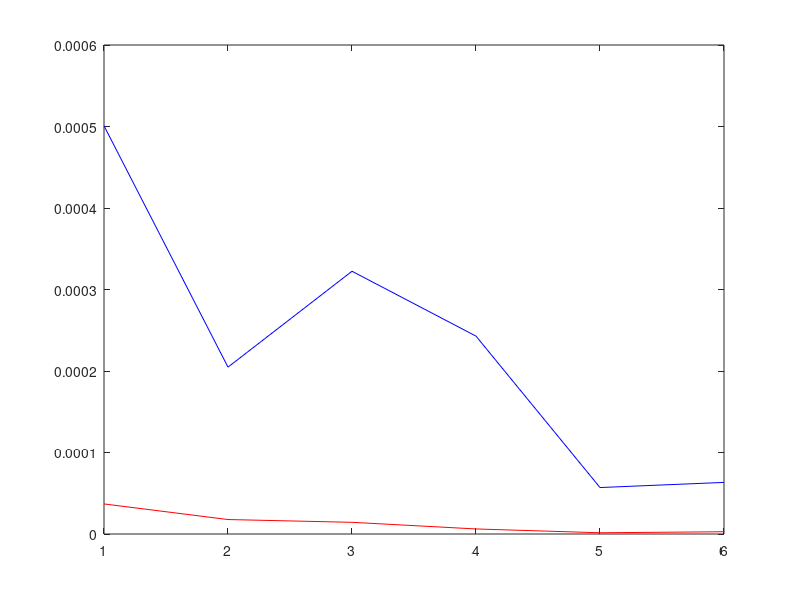
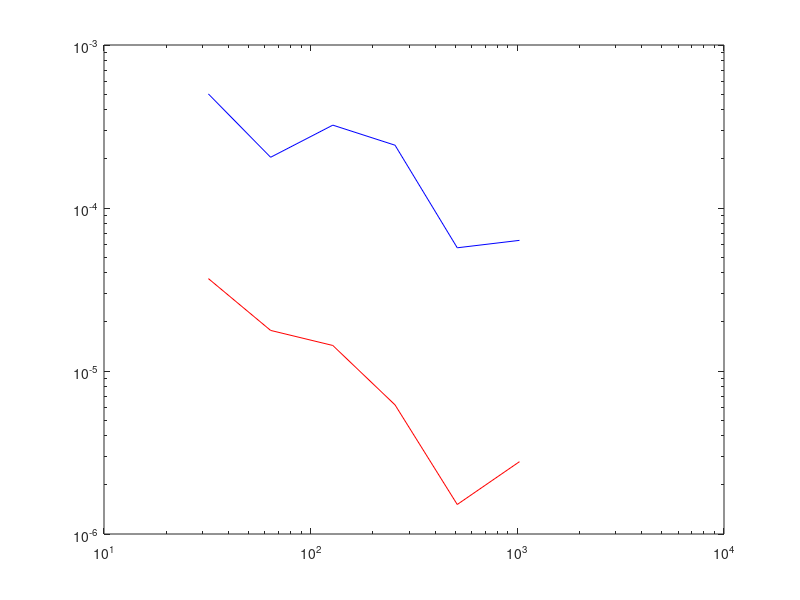
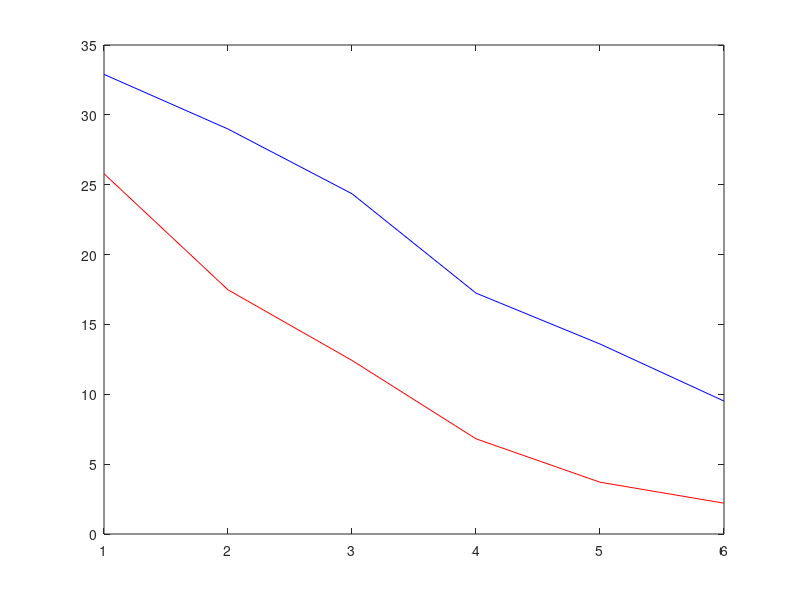
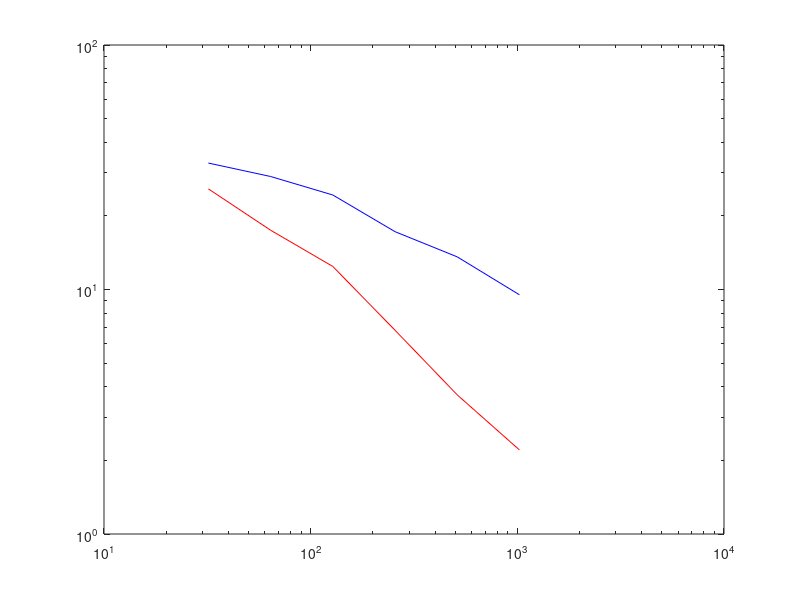

Source code (MATLAB) for these figures, in order:
load guessescolora.mat
load guessesrandom.mat
load resultsvarprobing1500.mat
truetrace = 6.453206873295880e+04
%totalruns =  totalruns(1:60,:);
%trrel= mean(totalruns);%
trrel=abs((mean(totalruns)-truetrace))/truetrace
trstd= sqrt(var(totalruns))


normfactor = 50;
relrand =[];
relvar = [];
for(i=1:min(size(ds4a)))
    
cls= max(ds4a);
ri=randi(99990,cls(i)+normfactor,1);
smallr = guessr(ri);
%load goodindex.mat
%smallr = guessr(1:(cls(i)+normfactor));
relrand = [ relrand abs((mean(smallr)-truetrace)/truetrace) ];
%relrand=[ relrand mean(smallr)];
relvar = [ relvar 2*sqrt(var(smallr)/(cls(i)+normfactor))];


end

figure(1)
plot(trrel,'r')
hold all
plot(relrand, 'b')

figure(2)
loglog(max(ds4a),trrel, 'r')
hold all
loglog(max(ds4a),relrand, 'b')

figure(3)

plot(trstd,'r')
hold all
plot(relvar,'b')

figure(4)

loglog(max(ds4a),trstd, 'r')
hold all
loglog(max(ds4a),relvar, 'b')

figure(5)
plot(max(ds4a),ones(6,1)*6.453206873295880e+04,'g')
hold all
errorbar(max(ds4a),relrand,relvar,'r')
errorbar(max(ds4a),trrel,trstd,'b')
legend('Actual Trace','Stochastic Estimator','Our Algorithm')
xlabel('Vectors used to Estimate Trace')
ylabel('Trace')
